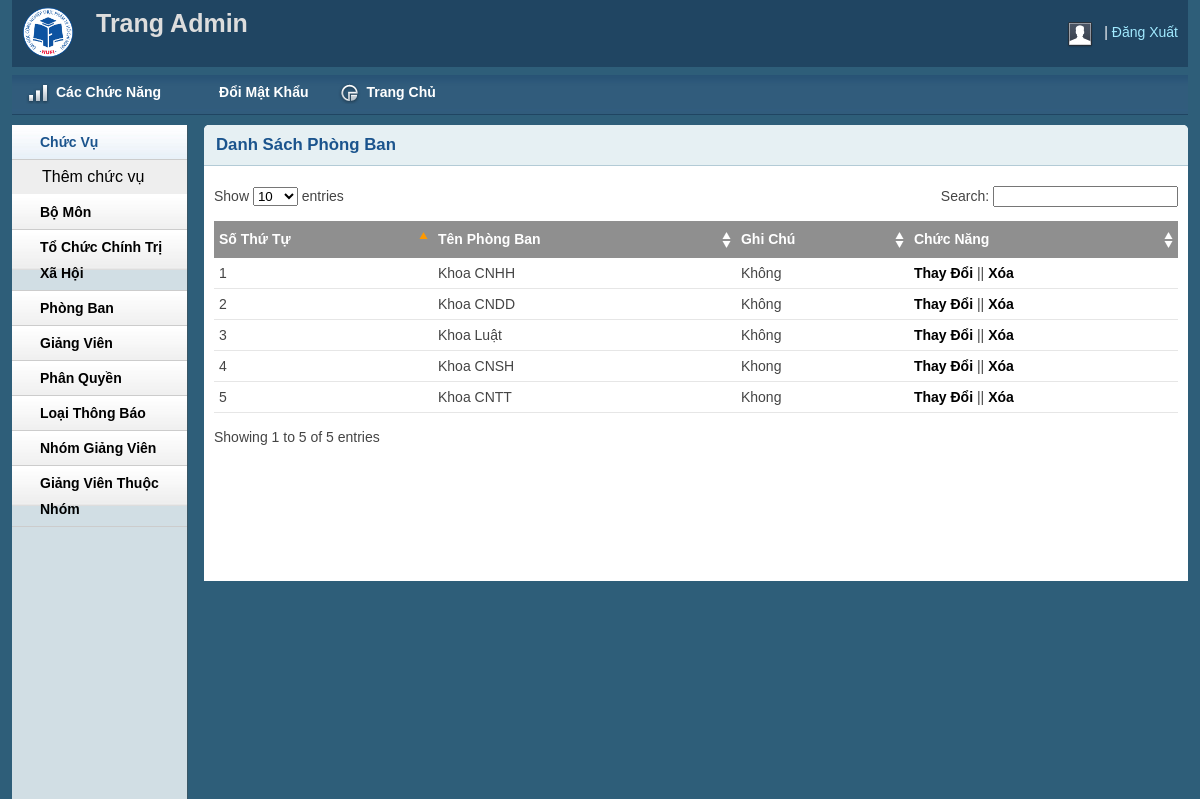
The page /DoAnTotNghiep/admin/phongbanlist.php on the database its author committed.
### tables this page shows
CREATE TABLE `phongban` (
  `IDPhongBan` int(11) NOT NULL,
  `TenPhongBan` varchar(250) NOT NULL,
  `GhiChu` varchar(250) NOT NULL
);

### DoAnTotNghiep/classes/Database.php (called while the page is built, shortened)
<?php
class Database {
    public $link;
   public $host = 'localhost';
   public $db = 'thongbao';
   public $user = 'root';
   public $pass = '';
       private function connectDB(){
        $this->link = new mysqli($this->host, $this->user, $this->pass,$this->db);
      }
    public function select($query){
        $result = $this->link->query($query) or
         die($this->link->error.__LINE__);
        if($result->num_rows > 0){
          return $result;
        } else {
          return false;
        }
       }
}
?>

### DoAnTotNghiep/classes/Phongban.php (called while the page is built, shortened)
<?php
	require '../classes/Database.php';
?>
<?php
	class Phongban
	{
		private $db;
		public function __construct()
		{
			$this->db = new Database();
		}
		public function show_Phongban(){
			$query = "SELECT * FROM phongban order by IDPhongBan desc";
			$result = $this->db->select($query);
			return $result;
		}
	}
?>

### DoAnTotNghiep/admin/phongbanlist.php (the view, shortened to what this page needs)
<?php include 'inc/header.php';?>
<?php include 'inc/sidebar.php';?>
<?php include '../classes/Phongban.php' ?>
<?php
    $cat = new Phongban();
?>
        <div class="grid_10">
            <div class="box round first grid">
                <h2>Danh Sách Phòng Ban</h2>
                <div class="block">
                    <table class="data display datatable" id="example">
					<thead>
						<tr>
							<th>Số Thứ Tự</th>
							<th>Tên Phòng Ban</th>
							<th>Ghi Chú</th>
							<th>Chức Năng</th>
						</tr>
					</thead>
					<tbody>
					<?php
						$show_cate = $cat->show_Phongban();
						if($show_cate){
							$i = 0;
							while($result = $show_cate->fetch_assoc()){
								$i++;
					?>
						<tr class="odd gradeX">
							<td><?php echo $i; ?></td>
							<td><?php echo $result['TenPhongBan'] ?></td>
							<td><?php echo $result['GhiChu'] ?></td>
							<td><a href="phongbanedit.php?IDPhongBan=<?php echo $result['IDPhongBan'] ?>">Thay Đổi</a> || <a onclick = "return confirm('Bạn có chắc chắn xóa không?')" href="?delid=<?php echo $result['IDPhongBan'] ?>">Xóa</a></td>
						</tr>
						<?php
					}
						}
						?>
					</tbody>
				</table>
               </div>
            </div>
        </div>
<?php include 'inc/footer.php';?>

### DoAnTotNghiep/admin/css/layout.css (style rules this page uses)
body { background: #fff none repeat scroll 0 0; color: #444; font-size: 14px; padding: 0; }
a { color: #000; font-weight:bold; text-decoration: none; }
h1, h2, h3, h4, h5, h6 { line-height:1.2em; margin-bottom:.3em; }
h2 { margin-top:1em; }
.box { background:#fff; margin-bottom:20px; padding:10px 10px 10px 10px; margin-left:-8px; }
.box.grid { padding-bottom:40px; }
.box.round { -moz-border-radius: 5px 5px 0px 0px; -webkit-border-radius: 5px 5px 0px 0px; border-radius: 5px 5px 0px 0px; }
.box h2 { font-size:1.2em; font-weight:bold; color:#1B548D; background:#E6F0F3; margin:-10px -10px 0 -10px; padding:10px 12px; border-bottom:1px solid #B3CBD6; -moz-border-radius: 5px 5px 0px 0px; -webkit-border-radius: 5px 5px 0px 0px; border-radius: 5px 5px 0px 0px; }
.box.first { min-height: 406px; }
.block { padding-top:20px; }
.block { padding-bottom:1px; }
table.display { margin: 0 auto; clear: both; width: 100%; }
.sorting_asc { background: #8f8f8f url(../img/table/sort_asc.png) no-repeat center right; padding:8px 5px; text-align:left; color:#fff; }
.sorting { background:#8f8f8f url(../img/table/sort_both.png) no-repeat center right; padding:8px 5px; text-align:left; color:#fff; }
tr.odd { height: 30px; line-height: 30px; border-bottom:1px solid #e6e6e6; }
tr.even { height: 30px; line-height: 30px; border-bottom:1px solid #e6e6e6; }
tr.odd td, tr.even td { padding-left:5px; }

### rows shown on the page
phongban: TenPhongBan "Khoa CNHH", GhiChu "Không"
phongban: TenPhongBan "Khoa CNDD", GhiChu "Không"
phongban: TenPhongBan "Khoa Luật", GhiChu "Không"
phongban: TenPhongBan "Khoa CNSH", GhiChu "Khong"
phongban: TenPhongBan "Khoa CNTT", GhiChu "Khong"
